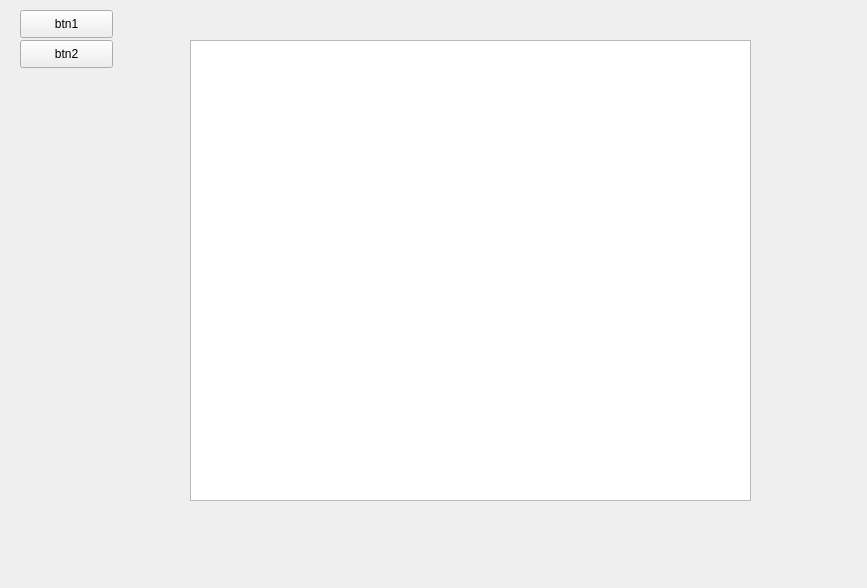
<?xml version="1.0" encoding="UTF-8"?>
<ui version="4.0">
 <class>Form</class>
 <widget class="QWidget" name="Form">
  <property name="geometry">
   <rect>
    <x>0</x>
    <y>0</y>
    <width>867</width>
    <height>588</height>
   </rect>
  </property>
  <property name="windowTitle">
   <string>Form</string>
  </property>
  <widget class="QPushButton" name="btn1">
   <property name="geometry">
    <rect>
     <x>20</x>
     <y>10</y>
     <width>93</width>
     <height>28</height>
    </rect>
   </property>
   <property name="text">
    <string>btn1</string>
   </property>
  </widget>
  <widget class="QPushButton" name="btn1_2">
   <property name="geometry">
    <rect>
     <x>20</x>
     <y>40</y>
     <width>93</width>
     <height>28</height>
    </rect>
   </property>
   <property name="text">
    <string>btn2</string>
   </property>
  </widget>
  <widget class="QGraphicsView" name="graphicsView">
   <property name="geometry">
    <rect>
     <x>190</x>
     <y>40</y>
     <width>561</width>
     <height>461</height>
    </rect>
   </property>
  </widget>
 </widget>
 <resources/>
 <connections/>
</ui>
